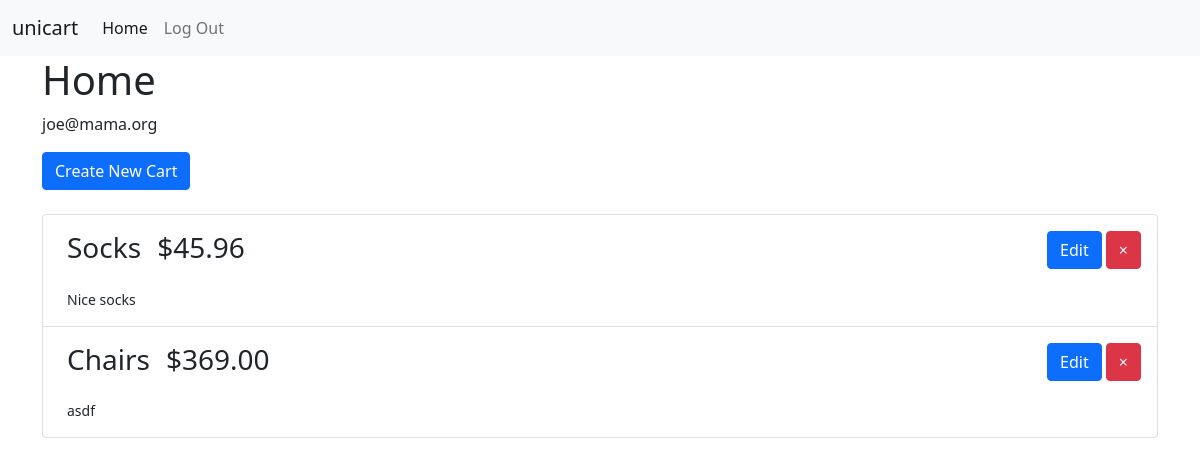
Screenshot of / (signed in) with the database file from the repository.
### website/models.py (models this page shows)
class User(db.Model, UserMixin):
    id = db.Column(db.Integer, primary_key=True)
    email = db.Column(db.String(100))
    password = db.Column(db.String(100))
    carts = db.relationship("Cart", backref="user", lazy=True)

class Cart(db.Model):
    id = db.Column(db.Integer, primary_key=True)
    name = db.Column(db.String(100))
    description = db.Column(db.String(100))
    items = db.relationship("Item", backref="cart", lazy=True)
    user_id = db.Column(db.Integer, db.ForeignKey("user.id"))

### website/views.py (the view, shortened to what this page needs)
@views.route("/", methods=["GET", "POST"])
def home():
    if not current_user.is_authenticated:
        return redirect(url_for("auth.login"))
    return render_template("index.html", user=current_user)

### website/__init__.py (called while the page is built)
def create_app():
    app = Flask(__name__)
    app.config.from_pyfile("config.py")
    app.register_blueprint(views, url_prefix="/")
    app.register_blueprint(auth, url_prefix="/")
    db.init_app(app)
    create_database(app)
    login_manager = LoginManager()
    login_manager.login_view = "auth.login"
    login_manager.init_app(app)
    @login_manager.user_loader
    def load_user(user_id):
        return User.query.get(user_id)
    return app

### website/templates/index.html (shortened to what this page needs)
{% extends "base.html" %} {% block title %} Home {% endblock %} {% block content
%}
<h1>Home</h1>
<p>{{ current_user.email }}</p>
<button
  type="button"
  class="btn btn-primary mb-4"
  data-bs-toggle="modal"
  data-bs-target="#createCartModal"
>
  Create New Cart
</button>
<div id="carts" name="carts" class="list-group d-flex flex-column">
  {% for cart in user.carts %}
  <div id="{{cart.id}}" class="list-group-item list-group-item-action">
    <div class="d-flex">
      <div class="p-2"><h3>{{cart.name}}</h3></div>
      <div class="p-2">
        <h3>
          {%with price = cart.items | sum(attribute="price") %}
            {{"$%.2f"|format(price)}}
          {% endwith %}
        </h3>
      </div>
      <div class="ms-auto pt-2">
        <a
          class="btn btn-primary"
          href="{{url_for('views.edit_cart', id=cart.id)}}"
          id="editBtn"
          type="button"
        >
          Edit
        </a>
        <button
          id="deleteBtn"
          type="button"
          class="btn btn-danger"
          class="close-button"
          onclick="deleteCart({{cart.id}})"
        >
          <span aria-hidden="true">&times;</span>
        </button>
      </div>
    </div>
    <div class="list-group d-flex flex-row">
      <small class="p-2">{{cart.description}}</small>
    </div>
  </div>
  {% endfor %}
</div>
{% endblock %}

### website/static/styles/style.css (style rules this page uses)
.list-group-item { cursor: pointer; }

### rows the page displays
User: email "joe@mama.org"
Cart: name "Socks", price "$45.96", description "Nice socks"
Cart: name "Chairs", price "$369.00", description "asdf"
